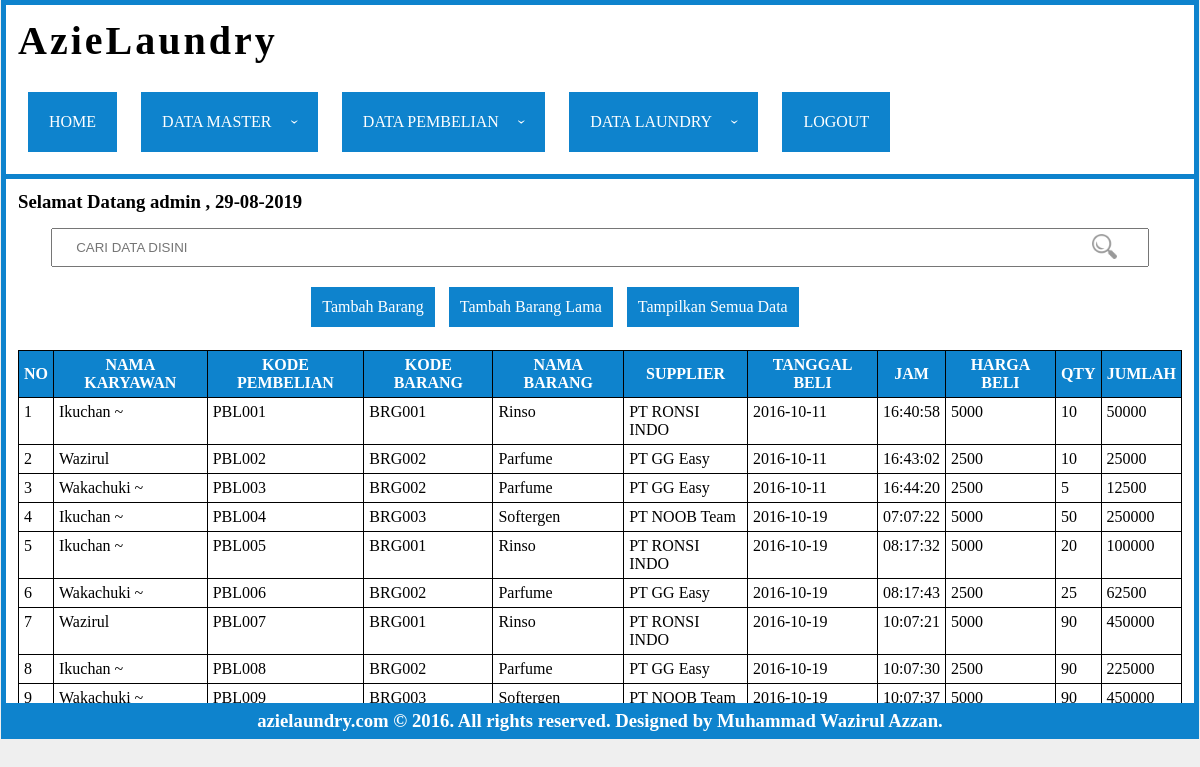
Screenshot of /index.php?page=pembelian (signed in) with the database file from the repository.
### tables this page shows
CREATE TABLE `tbl_akun` (
  `id` int(11) NOT NULL,
  `username` varchar(50) NOT NULL,
  `password` varchar(50) NOT NULL,
  `nama` varchar(50) NOT NULL,
  `alamat` varchar(100) NOT NULL,
  `status` varchar(50) NOT NULL
);

CREATE TABLE `tbl_pembelian` (
  `kode_pembelian` varchar(100) NOT NULL,
  `kode_barang` varchar(10) NOT NULL,
  `nik` varchar(10) NOT NULL,
  `tgl` date NOT NULL,
  `jam` time NOT NULL,
  `qty` int(11) NOT NULL,
  `jumlah` int(11) NOT NULL
);

CREATE TABLE `tbl_karyawan` (
  `NIK` varchar(10) NOT NULL,
  `nama` varchar(100) NOT NULL,
  `alamat` varchar(150) NOT NULL,
  `telepon` varchar(15) NOT NULL,
  `jk` enum('Laki Laki','Perempuan','','') NOT NULL
);

CREATE TABLE `tbl_barang` (
  `kode_barang` varchar(10) NOT NULL,
  `nama_barang` varchar(100) NOT NULL,
  `supplier` varchar(100) NOT NULL,
  `qty` int(11) NOT NULL,
  `tgl_bu_stok` date NOT NULL,
  `jam_bu_stok` time NOT NULL,
  `hrg_beli` int(11) NOT NULL
);

### conn/cek-login.php (called while the page is built, shortened)
<?php
include 'conn.php';
	$username = $_SESSION['username'];
	$q = mysqli_query($conn,"SELECT * from tbl_akun where username = '".$username."'");
	$data = mysqli_fetch_array($q);
	$nama = $data['nama'];
?>

### page/pembelian/read.php (the view, shortened to what this page needs)
<form method="post" id="pencarian">
	<input type="text" name="acuan" placeholder="CARI DATA DISINI" id="pencarian"><span class="search-icon"><img src="img/search.png"></span></input>
</form>
<ul id="submenu">
	<li><a href="index.php?page=pembelian-add">Tambah Barang</a></li>
	<li><a href="index.php?page=pembelian-add-lama">Tambah Barang Lama</a></li>
	<li><a class="alldata">Tampilkan Semua Data</a></li>
</ul>
<br>
<table>
	<thead>
		<tr>
			<th>No</th>
			<th>Nama Karyawan</th>
			<th>Kode Pembelian</th>
			<th>Kode Barang</th>
			<th>nama barang</th>
			<th>supplier</th>
			<th>tanggal beli</th>
			<th>jam</th>
			<th>harga beli</th>
			<th>qty</th>
			<th>jumlah</th>
		</tr>
	</thead>
	<tbody>
		<?php
		$no = 1;
		if (isset($_POST['acuan'])) {
			$acuan = $_POST['acuan'];
			$query = mysqli_query($conn,"SELECT a.kode_pembelian,a.kode_barang,b.nama,c.nama_barang,c.supplier,a.tgl,a.jam,c.hrg_beli,a.qty,a.jumlah from tbl_pembelian a left join tbl_karyawan b on a.nik = b.nik left join tbl_barang c on a.kode_barang = c.kode_barang where a.kode_pembelian like '%$acuan%' or a.kode_barang like '%$acuan%' or c.supplier like '%$acuan%' or c.hrg_beli like '%$acuan%' or b.nama like '%$acuan%' or a.qty like '%$acuan%' or a.jumlah like '%$acuan%' or c.nama_barang like '%$acuan%' or a.jam like '%$acuan%'");
		}else{
			$query = mysqli_query($conn,"SELECT a.kode_pembelian,a.kode_barang,b.nama,c.nama_barang,c.supplier,a.tgl,a.jam,c.hrg_beli,a.qty,a.jumlah from tbl_pembelian a left join tbl_karyawan b on a.nik = b.nik left join tbl_barang c on a.kode_barang = c.kode_barang");
		}
		while($data = mysqli_fetch_array($query)){
		?>
		<tr>
			<td><?=$no?></td>
			<td><?=$data['nama']?></td>
			<td><?=$data['kode_pembelian']?></td>
			<td><?=$data['kode_barang']?></td>
			<td><?=$data['nama_barang']?></td>
			<td><?=$data['supplier']?></td>
			<td><?=$data['tgl']?></td>
			<td><?=$data['jam']?></td>
			<td><?=$data['hrg_beli']?></td>
			<td><?=$data['qty']?></td>
			<td><?=$data['jumlah']?></td>
		</tr>
		<?php
		$no++;
		}
		?>
	</tbody>
</table>

### index.php (shortened to what this page needs)
<?php
include 'conn/cek-login.php';
?>
<!DOCTYPE html>
<html>
<head>
<link rel="stylesheet" type="text/css" href="css/index.css">
</head>
<body>
<div id="header">
		<h1>AzieLaundry</h1><br>
		<div class="menu">
			<ul class="nav-ul">
				<li class="nav-li"><a href="index.php">home</a></li>
				<li class="nav-li"><a>data master<span class="arrow"></span></a>
				</li>
				<li class="nav-li"><a>data pembelian<span class="arrow"></span></a>
				</li>
				<li class="nav-li"><a>data laundry<span class="arrow"></span></a>
				</li>
				<li class="nav-li"><a href="logout.php">logout</a></li>
			</ul>
		</div>
</div>
<div id="body">
	<h3>Selamat Datang <?=$nama?> , <?=date('d-m-Y')?></h3>
	<?php
	if (isset($_GET['page'])) {
		$page = $_GET['page'];
	}else{
		$page = "";
	}
	if(isset($_GET['id'])){$id = $_GET['id'];}else{$id="";}
	if ($page == "konsumen") {
		include 'page/konsumen/read.php';
	}else if ($page == "akun") {
		include 'page/akun/read.php';
	}else if ($page == "akun-add" || $page == "akun-edit"){
		include 'form.php';
	}else if($page == "akun-del"){
		header("location:page/akun/action.php?aksi=del&id=$id");
	}else if ($page == "konsumen-add" || $page == "konsumen-edit" || $page == "konsumen-add-keranjang"){
		include 'form.php';
	}else if($page == "konsumen-del"){
		header("location:page/konsumen/action.php?aksi=del&id=$id");
	}else if ($page == "karyawan") {
		include 'page/karyawan/read.php';
	}else if ($page == "karyawan-add" || $page == "karyawan-edit"){
		include 'form.php';
	}else if($page == "karyawan-del"){
		header("location:page/karyawan/action.php?aksi=del&id=$id");
	}else if ($page == "supplier") {
		include 'page/supplier/read.php';
	}else if ($page == "supplier-add" || $page == "supplier-edit"){
		include 'form.php';
	}else if($page == "supplier-del"){
		header("location:page/supplier/action.php?aksi=del&id=$id");
	}else if ($page == "barang") {
		include 'page/barang/read.php';
	}else if ($page == "pembelian") {
		include 'page/pembelian/read.php';
	}else if ($page == "pembelian-add"){
		include 'form.php';
	}else if ($page == "pembelian-add-lama"){
		include 'form.php';
	}else if ($page == "histori-pembelian") {
		include 'page/histori-pembelian/read.php';
	}else if ($page == "histori-pembelian-download") {
		include 'form.php';
	}else if ($page == "jenis-laundry") {
		include 'page/jnslaundry/read.php';
	}else if ($page == "jenis-laundry-add" || $page == "jenis-laundry-edit"){
		include 'form.php';
	}else if($page == "jenis-laundry-del"){
		header("location:page/jnslaundry/action.php?aksi=del&id=$id");
	}else if ($page == "jenis-pakaian") {
		include 'page/jnspakaian/read.php';
	}else if ($page == "jenis-pakaian-add" || $page == "jenis-pakaian-edit"){
		include 'form.php';
	}else if($page == "jenis-pakaian-del"){
		header("location:page/jnspakaian/action.php?aksi=del&id=$id");
	}else if ($page == "tarif") {
		include 'page/tarif/read.php';
	}else if ($page == "tarif-add" || $page == "tarif-edit"){
		include 'form.php';
	}else if($page == "tarif-del"){
		header("location:page/tarif/action.php?aksi=del&id=$id");
	}else if ($page == "keranjang") {
		include 'page/keranjang/read.php';
	}else if($page == "keranjang-add" || $page == "set-keranjang"){
		include 'form.php';
	}else if($page == "ganti-keranjang"){
		header('location:page/keranjang/action.php?aksi=ganti-keranjang');
	}else if($page == "submit-transaksi"){
		header('location:page/keranjang/action.php?aksi=submit-transaksi');
	}else if ($page == "transaksi" || $page == "lihat-transaksi") {
		include 'page/transaksi/read.php';
	}else if ($page == "penggunaan-barang") {
		include 'page/penggunaan-barang/read.php';
	}else{
		echo "Pilih Menu Sub";
	}
	?>
</div>
<div id="footer">
	<h3>azielaundry.com © 2016. All rights reserved. Designed by Muhammad Wazirul Azzan.</h3>
</div>
</body>
</html>

### css/index.css (style rules this page uses)
* { margin: 0; padding: 0; }
a { text-decoration: none; }
ul { list-style: none; }
body { background: #efefef; }
#header { background: #fff; display: block; margin: 0 auto; width: 97%; padding: 1%; height: auto; border:5px solid #0e83cd; border-bottom: 0px solid transparent; }
#header h1 { font-family: comic sans ms; letter-spacing: 3px; font-size: 40px; }
.menu li { display: inline-block; margin: 10px; }
.menu { text-transform: uppercase; }
.nav-li a { display: block; padding: 20px; color: white; cursor: pointer; border:1px solid transparent; background: #0e83cd; }
#body { width: 97%; padding: 1%; margin: 0 auto; display: block; background: white; border:5px solid #0e83cd; border-collapse: collapse; overflow: auto; height: 500px; }
#footer { width: 97%; padding: 2px 1%; margin: 0 auto; display: block; background: white; border:5px solid #0e83cd; border-top: 0px solid white; background: #0e83cd; font-family: comic sans ms; text-align: center; color: white; border-collapse: collapse; }
#body table { width:100%; margin: 0 auto; border:1px solid #000; border-collapse: collapse; }
#body table th,#body table td { border: 1px solid black; padding: 5px; }
#body table thead { background: #0e83cd; color: white; text-transform: uppercase; }
#body table tbody { vertical-align: top; text-transform: capitalize; }
#pencarian { margin: 15px 0; }
#pencarian input[type='text'] { padding: 10px 2%; width: 90%; display: block; margin: 0 auto; }
.search-icon { position: relative; font-size: 25px; float: right; margin-right: 65px; top: -33px; cursor: pointer; }
.search-icon img { width: 25px; height: 25px; opacity: 0.8; }
#submenu { width: 100%; text-align: center; }
#submenu li { margin: 5px; display: inline-block; }
#submenu li a { display: block; padding: 10px; color: white; cursor: pointer; border:1px solid transparent; transition: all ease-in-out 0.5s; background: #0e83cd; }

### rows the page displays
tbl_akun: nama "admin"
tbl_pembelian: tbl_karyawan.nama "Ikuchan ~", kode_pembelian "PBL001", kode_barang "BRG001", kode_barang.nama_barang "Rinso", kode_barang.supplier "PT RONSI INDO", tgl "2016-10-11", jam "16:40:58", kode_barang.hrg_beli "5000", qty "10", jumlah "50000"
tbl_pembelian: tbl_karyawan.nama "Wazirul", kode_pembelian "PBL002", kode_barang "BRG002", kode_barang.nama_barang "Parfume", kode_barang.supplier "PT GG Easy", tgl "2016-10-11", jam "16:43:02", kode_barang.hrg_beli "2500", qty "10", jumlah "25000"
tbl_pembelian: tbl_karyawan.nama "Wakachuki ~", kode_pembelian "PBL003", kode_barang "BRG002", kode_barang.nama_barang "Parfume", kode_barang.supplier "PT GG Easy", tgl "2016-10-11", jam "16:44:20", kode_barang.hrg_beli "2500", qty "5", jumlah "12500"
tbl_pembelian: tbl_karyawan.nama "Ikuchan ~", kode_pembelian "PBL004", kode_barang "BRG003", kode_barang.nama_barang "Softergen", kode_barang.supplier "PT NOOB Team", tgl "2016-10-19", jam "07:07:22", kode_barang.hrg_beli "5000", qty "50", jumlah "250000"
tbl_pembelian: tbl_karyawan.nama "Ikuchan ~", kode_pembelian "PBL005", kode_barang "BRG001", kode_barang.nama_barang "Rinso", kode_barang.supplier "PT RONSI INDO", tgl "2016-10-19", jam "08:17:32", kode_barang.hrg_beli "5000", qty "20", jumlah "100000"
tbl_pembelian: tbl_karyawan.nama "Wakachuki ~", kode_pembelian "PBL006", kode_barang "BRG002", kode_barang.nama_barang "Parfume", kode_barang.supplier "PT GG Easy", tgl "2016-10-19", jam "08:17:43", kode_barang.hrg_beli "2500", qty "25", jumlah "62500"
tbl_pembelian: tbl_karyawan.nama "Wazirul", kode_pembelian "PBL007", kode_barang "BRG001", kode_barang.nama_barang "Rinso", kode_barang.supplier "PT RONSI INDO", tgl "2016-10-19", jam "10:07:21", kode_barang.hrg_beli "5000", qty "90", jumlah "450000"
tbl_pembelian: tbl_karyawan.nama "Ikuchan ~", kode_pembelian "PBL008", kode_barang "BRG002", kode_barang.nama_barang "Parfume", kode_barang.supplier "PT GG Easy", tgl "2016-10-19", jam "10:07:30", kode_barang.hrg_beli "2500", qty "90", jumlah "225000"
tbl_pembelian: tbl_karyawan.nama "Wakachuki ~", kode_pembelian "PBL009", kode_barang "BRG003", kode_barang.nama_barang "Softergen", kode_barang.supplier "PT NOOB Team", tgl "2016-10-19", jam "10:07:37", kode_barang.hrg_beli "5000", qty "90", jumlah "450000"
